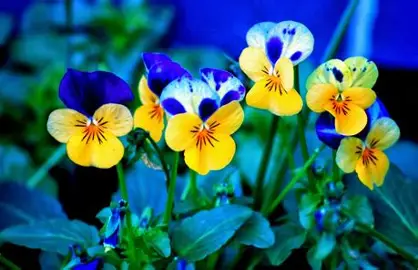
#> input picture Praktikum_4/bunga/bunga.jpg, 418 x 270 px; its folder holds only this picture in this run
$ python case.py
#> lines starting #> are read from the running program, lines starting #| are printed output that depends on the picture
import os
import cv2
import glob

def preprocess_dataset():
    input_folder = 'bunga/'
    output_folder = 'preprocessed/'

    # Buat folder output jika belum ada
    os.makedirs(output_folder, exist_ok=True)

    # Ambil semua file jpg dan png di dalam folder bunga/ [cite: 228, 229]
    image_files = glob.glob(os.path.join(input_folder, '*.*'))
    processed_count = 0

    for file_path in image_files:
        filename = os.path.basename(file_path)
        name, ext = os.path.splitext(filename)

        img = cv2.imread(file_path)
#> img is the input picture: shape (270, 418, 3); mean B, G, R 105.6, 95.8, 44.6
        if img is None:
            continue

        # 1. Resize ke 224x224
        img_resized = cv2.resize(img, (224, 224))
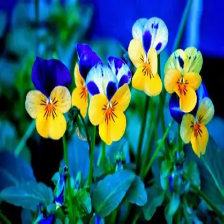
#> img_resized: shape (224, 224, 3); mean B, G, R 105.5, 95.7, 44.6

        # Simpan hasil resize utama
        cv2.imwrite(os.path.join(output_folder, filename), img_resized)

        # 2. Augmentasi Rotasi
        # Rotasi 90
        img_rot90 = cv2.rotate(img_resized, cv2.ROTATE_90_CLOCKWISE)
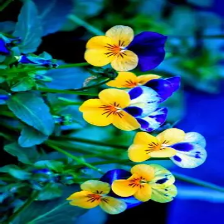
#> img_rot90: shape (224, 224, 3); mean B, G, R 105.5, 95.7, 44.6
        cv2.imwrite(os.path.join(output_folder, f"{name}_rot90{ext}"), img_rot90)

        # Rotasi 180
        img_rot180 = cv2.rotate(img_resized, cv2.ROTATE_180)
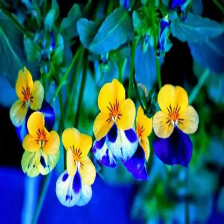
#> img_rot180: shape (224, 224, 3); mean B, G, R 105.5, 95.7, 44.6
        cv2.imwrite(os.path.join(output_folder, f"{name}_rot180{ext}"), img_rot180)

        # Rotasi 270 (Sama dengan 90 CCW)
        img_rot270 = cv2.rotate(img_resized, cv2.ROTATE_90_COUNTERCLOCKWISE)
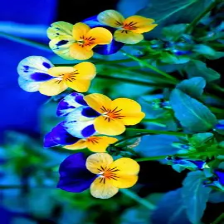
#> img_rot270: shape (224, 224, 3); mean B, G, R 105.5, 95.7, 44.6
        cv2.imwrite(os.path.join(output_folder, f"{name}_rot270{ext}"), img_rot270)

        processed_count += 1

    print(f"Studi Kasus Selesai! Laporan: {processed_count} gambar asli berhasil diproses menjadi {processed_count * 4} gambar (termasuk augmentasi).")

preprocess_dataset()

$ run again, on Praktikum_4/bunga/bunga5.jpg
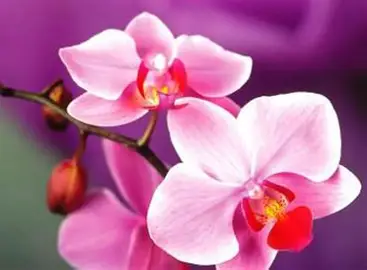
#> input picture Praktikum_4/bunga/bunga5.jpg, 367 x 270 px
#> in preprocess_dataset, img is the input picture: shape (270, 367, 3); mean B, G, R 150.1, 106.7, 179.3
#> in preprocess_dataset, `img_rot180 = cv2.rotate(img_resized, cv2.ROTATE_180)`:
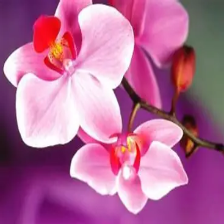
#> img_rot180: shape (224, 224, 3); mean B, G, R 150, 106.6, 179.2
#> in preprocess_dataset, `img_rot270 = cv2.rotate(img_resized, cv2.ROTATE_90_COUNTERCLOCKWISE)`:
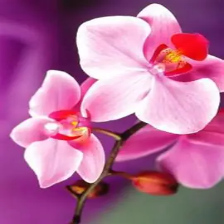
#> img_rot270: shape (224, 224, 3); mean B, G, R 150, 106.6, 179.2

$ run again, on Praktikum_4/bunga/bunga2.jpg
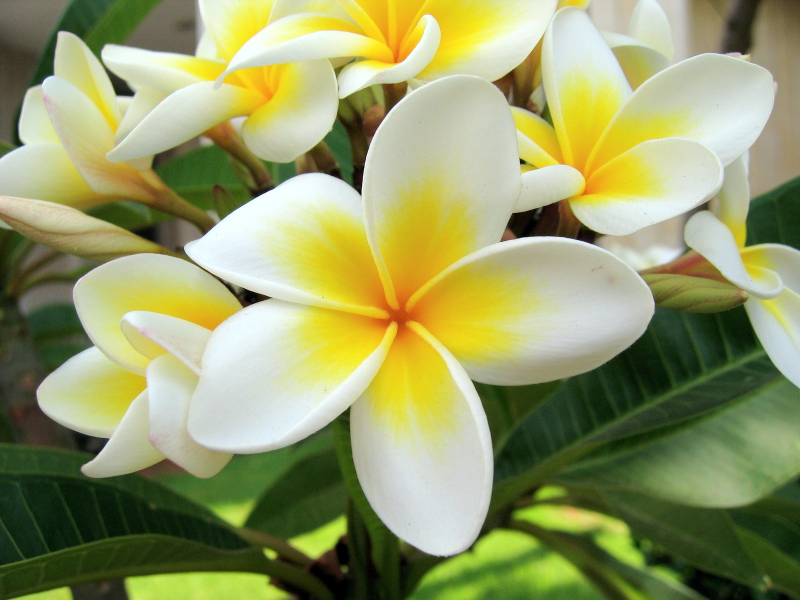
#> input picture Praktikum_4/bunga/bunga2.jpg, 1600 x 1200 px (shown at 1/2 size)
#> in preprocess_dataset, img is the input picture: shape (1200, 1600, 3); mean B, G, R 102.2, 154.8, 148.8
#> in preprocess_dataset, `img_rot180 = cv2.rotate(img_resized, cv2.ROTATE_180)`:
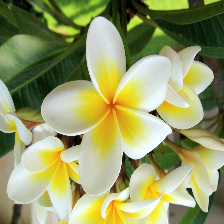
#> img_rot180: shape (224, 224, 3); mean B, G, R 102.1, 154.7, 148.7
#> in preprocess_dataset, `img_rot270 = cv2.rotate(img_resized, cv2.ROTATE_90_COUNTERCLOCKWISE)`:
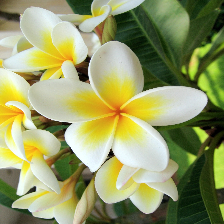
#> img_rot270: shape (224, 224, 3); mean B, G, R 102.1, 154.7, 148.7

$ run again, on Praktikum_4/bunga/bunga3.jpg
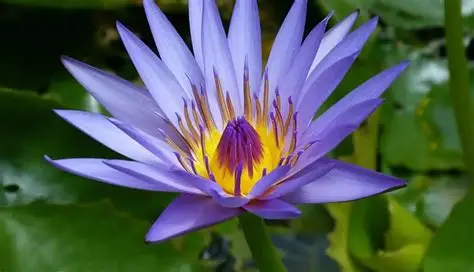
#> input picture Praktikum_4/bunga/bunga3.jpg, 474 x 272 px
#> in preprocess_dataset, img is the input picture: shape (272, 474, 3); mean B, G, R 85.3, 91.9, 81.2
#> in preprocess_dataset, `img_rot180 = cv2.rotate(img_resized, cv2.ROTATE_180)`:
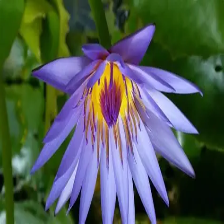
#> img_rot180: shape (224, 224, 3); mean B, G, R 85.2, 91.8, 81.1
#> in preprocess_dataset, `img_rot270 = cv2.rotate(img_resized, cv2.ROTATE_90_COUNTERCLOCKWISE)`:
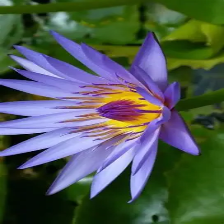
#> img_rot270: shape (224, 224, 3); mean B, G, R 85.2, 91.8, 81.1

$ run again, on Praktikum_4/bunga/bunga4.jpg
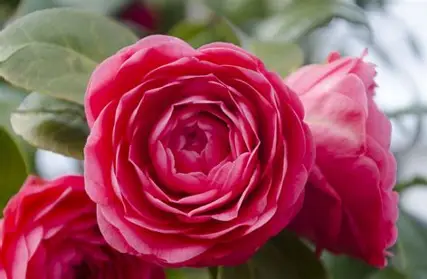
#> input picture Praktikum_4/bunga/bunga4.jpg, 427 x 279 px
#> in preprocess_dataset, img is the input picture: shape (279, 427, 3); mean B, G, R 91.2, 77.1, 154.4
#> in preprocess_dataset, `img_rot270 = cv2.rotate(img_resized, cv2.ROTATE_90_COUNTERCLOCKWISE)`:
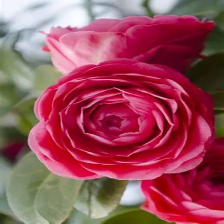
#> img_rot270: shape (224, 224, 3); mean B, G, R 91.1, 77, 154.3
